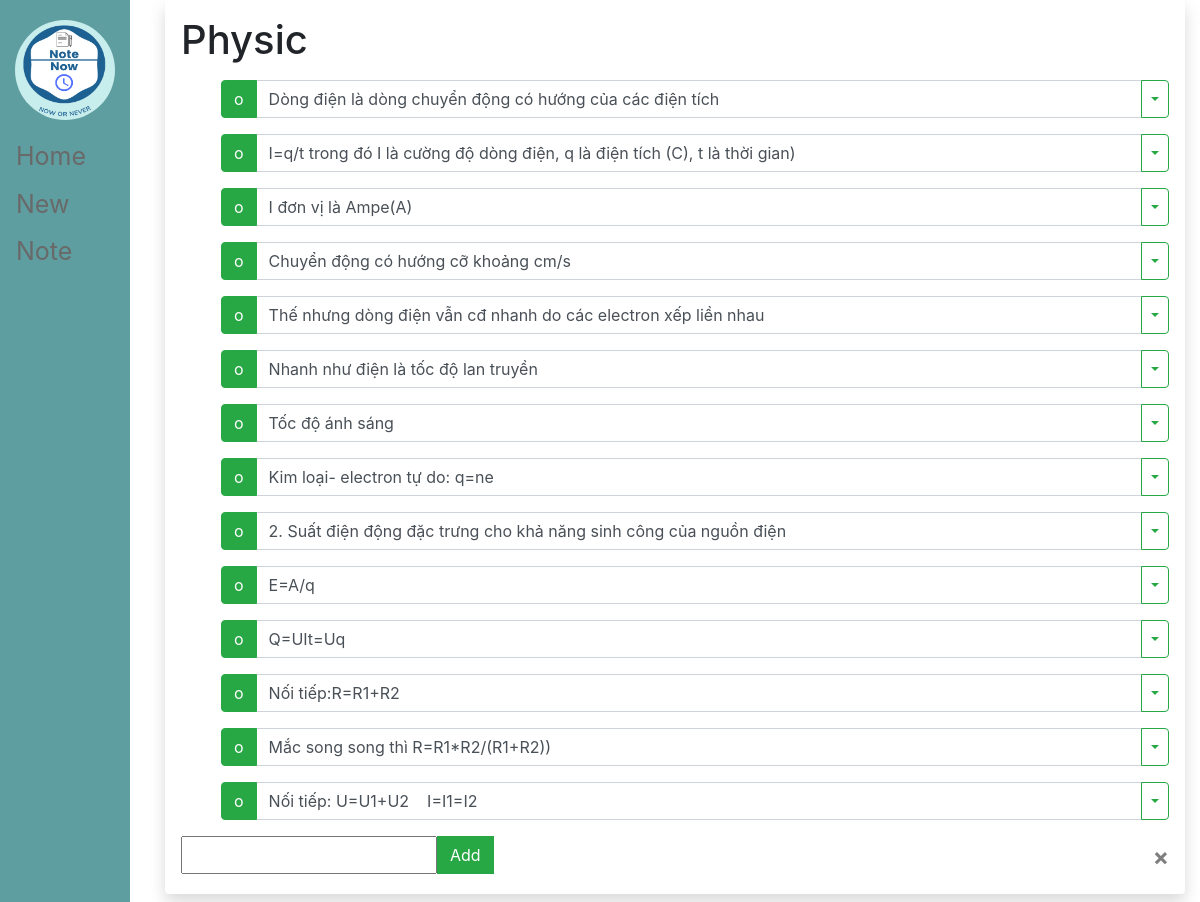
Page /6 on the committed database.
### main/models.py (models this page shows, shortened)
class Note(models.Model):
    name=models.CharField(max_length=200)

class Item(models.Model):
    note=models.ForeignKey(Note,on_delete=models.CASCADE)
    text=models.CharField(max_length=300)

### main/views.py (the view, shortened to what this page needs)
# urls.py: path('<int:id>',views.index,name="index"),
def index(response,id):
    note=Note.objects.get(id=id)
    today = date.today()
    return render(response,"main/note.html",{"note":note })

### main/templates/main/note.html (shortened to what this page needs)
{% extends 'main/base.html' %}
{% block content %}
<form action="#" method="post" class="shadow p-3 mb-5 bg-gradient rounded  justify-content-between">
    <h1>{{note.name}}
    </h1>
        <ul> <p class="font-weight-light">
            {% for item in note.item_set.all %}
        <div class="input-group  mb-3 ">
            <div class="input-group-prepend">
                <button type="submit", name="update", value="update" class="btn btn-success">
                    o
                  </button>
            </div>
            <input type="text", name="o{{item.id}}", value="{{item.text}}" class="form-control">
            <div class="input-group-append">
            <button class="btn btn-light btn-outline-success dropdown-toggle dropdown-toggle-split" type="button" data-toggle="collapse" data-target="#o{{item.id}}" aria-expanded="false" aria-controls="o{{item.id}}" >
              </button>
        </div>
    </div>
            {% endfor %}</p>
        </ul>
        <div class="d-flex justify-content-between">
        <div class="input-group  mb-1 ">
        <div class="input-group-prepend">
        <input type="text", name="new">
        <button type="submit", name="newItem", value="newItem" class="btn btn-success">Add</button>
        </div>
        </div>
        <button type="submit", name="delete", value="delete" class="close" aria-label="Close">
            <span aria-hidden="true">&times;</span>
            </button>
        </div>
    </form>
{% endblock %}

### static/css/style.css (style rules this page uses)
body { font-style: normal; }

### main/templates/main/base.html (style rules this page uses)
body { font-style: normal; }

### rows in the picture
Note: name "Physic"
Item: text "Dòng điện là dòng chuyển động có hướng của các điện tích"
Item: text "I=q/t trong đó I là cường độ dòng điện, q là điện tích (C), t là thời gian)"
Item: text "I đơn vị là Ampe(A)"
Item: text "Chuyển động có hướng cỡ khoảng cm/s"
Item: text "Thế nhưng dòng điện vẫn cđ nhanh do các electron xếp liền nhau"
Item: text "Nhanh như điện là tốc độ lan truyền"
Item: text "Tốc độ ánh sáng"
Item: text "Kim loại- electron tự do: q=ne"
Item: text "2. Suất điện động đặc trưng cho khả năng sinh công của nguồn điện"
Item: text "E=A/q"
Item: text "Q=UIt=Uq"
Item: text "Nối tiếp:R=R1+R2"
Item: text "Mắc song song thì R=R1*R2/(R1+R2))"
Item: text "Nối tiếp: U=U1+U2 I=I1=I2"
